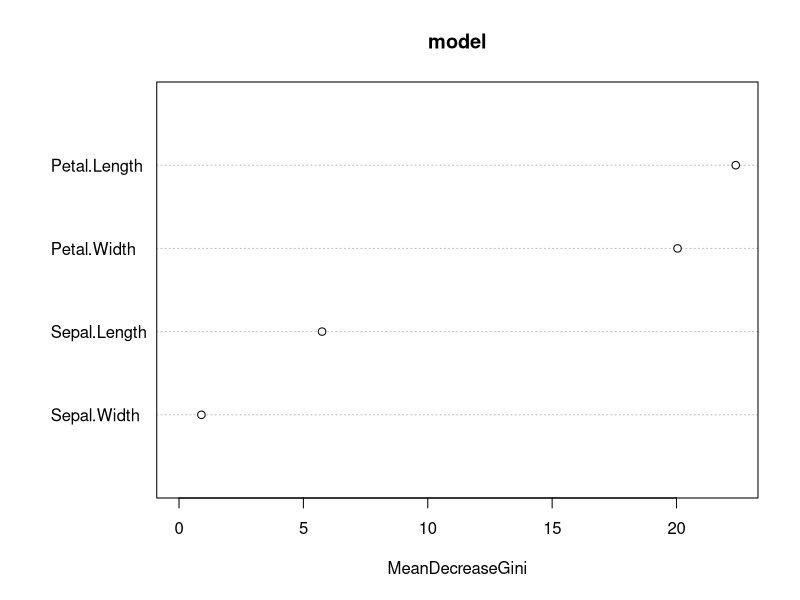
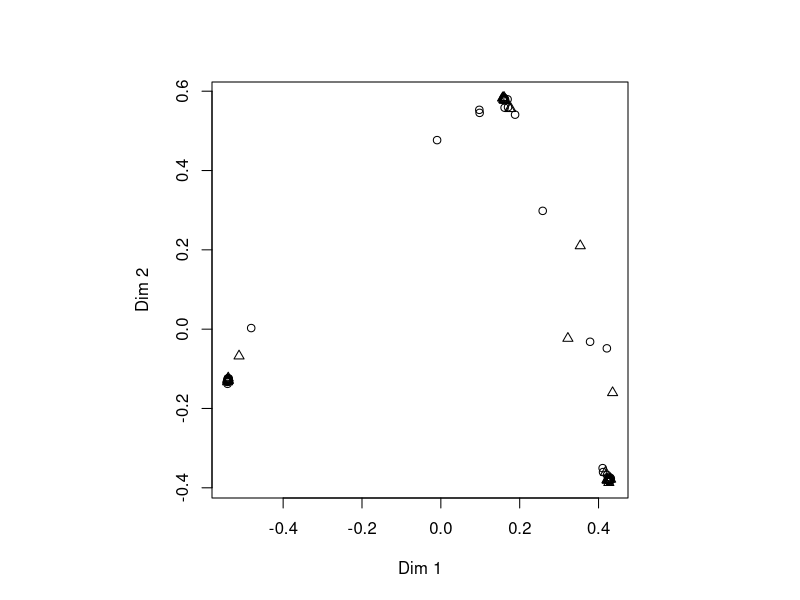
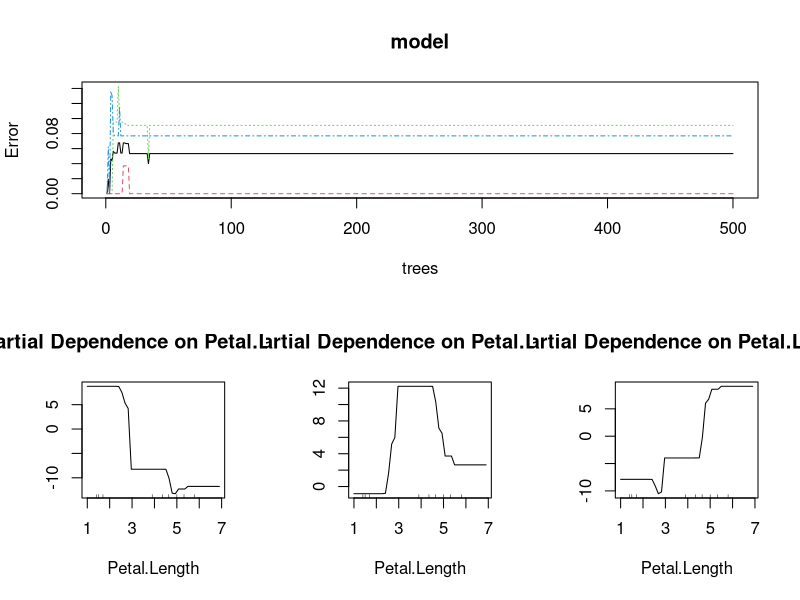

The R source for these figures, in order:
require(randomForest)
require(RColorBrewer)

set.seed(1500)

# random sampling
n <- nrow(iris)
s <- sample(n, n * 0.5)
iris.train <- iris[s,]
iris.test <- iris[-s,]

model <- randomForest(
  Species ~ .,
  data=iris.train,
  ntree=500,
  proximity=TRUE
)

pred.model <- predict(
  model,
  newdata=iris.test,
  type='class'
)

table(pred.model, iris.test[,5])

getTree(model, 1, labelVar=TRUE)
# pred.model   setosa versicolor virginica
#   setosa         30          0         0
#   versicolor      0         16         2
#   virginica       0          1        26

importance(model)
#                 MeanDecreaseGini
# Sepal.Length         3.590923
# Sepal.Width          2.366265
# Petal.Length        21.485794
# Petal.Width         20.524631

# MDG
varImpPlot(model)

MDSplot(model, iris$Species, palette=rep(1, 3), pch=as.numeric(iris$Species))

split.screen(c(2,1))
split.screen(c(1,3), screen = 2)
screen(3); partialPlot(model, iris, Petal.Length, 'setosa')
screen(4); partialPlot(model, iris, Petal.Length, 'versicolor')
screen(5); partialPlot(model, iris, Petal.Length, 'virginica')
split.screen(c(2,1), screen = 1)
screen(1); plot(model)
close.screen(all=T)
